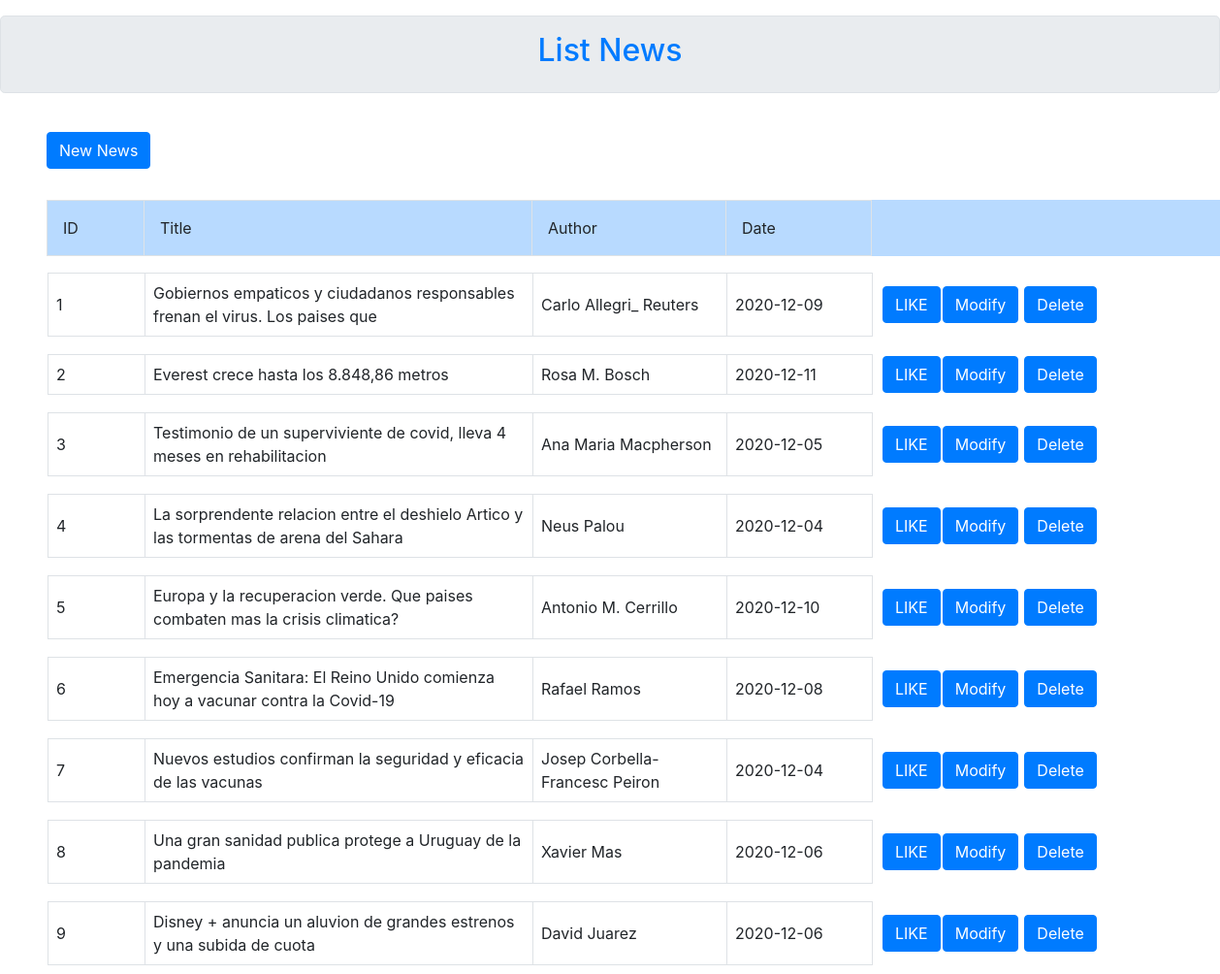
The app's page /list_news.php with its own data.
### tables this page shows
CREATE TABLE `LIST_NEWS` (
  `ID` int(10) NOT NULL,
  `TITLE` varchar(100) NOT NULL,
  `CONTENT` varchar(300) NOT NULL,
  `AUTHOR` varchar(100) NOT NULL,
  `DATE` date NOT NULL,
  `LIKES` int(100) NOT NULL
);

### list_news.php (the view, shortened to what this page needs)
<!DOCTYPE html>
<html lang="en">
<head>
    <link rel="stylesheet" href="https://stackpath.bootstrapcdn.com/bootstrap/4.5.2/css/bootstrap.min.css"
>
</head>
<body>
    <div class="jumbotron text-center p-3 my-3 border">
        <h2 class="text-primary">List News</h2>
    </div>
    <br>
    <form role="form" method="post" action="form_news.php">
        <button name ="id" type="submit" class="btn btn-primary ml-5 mb-4">New News</button>
    </form>
    <?php
    $conn=create_connection();
    $result =mysqli_query($conn, " SELECT*FROM LIST_NEWS; ");
    if(!$result){
        echo "Error query:" . mysqli_error($conn);
    }else{?>
    <table class="table table-primary d-flex align-content-start my-2 ml-5 ">
        <tr>
            <td class="p-3 border" width="100">ID</td>
            <td class="p-3 border" width="400">Title</td>
            <td class="p-3 border" width="200">Author</td>
            <td class="p-3 border" width="150" >Date</td>
        </tr>
    </table>
    <?php
  while($row=$result->fetch_assoc()){?>
    <table>
        <tr>
            <td>
                <table class="d-flex align-content-around my-2 pl-5 pr-2">
                    <tr>
                        <td class="p-2 border" width="100"><?php echo $row["ID"]?></td>
                        <td class="p-2 border" width="400"><?php echo $row["TITLE"]?></td>
                        <td class="p-2 border" width="200"><?php echo $row["AUTHOR"]?></td>
                        <td class="p-2 border" width="150"><?php echo $row["DATE"]?></td>
                    </tr>
                </table>
                <td>
                <form method="post" action="form_news.php">
                    <button name ="action" value="like" type="submit" value="<?php echo $row ['LIKE']?>"
                        class="btn btn-primary my-1">LIKE</button>
                </form>
            </td>
            <td>
                <form method="post" action="form_news.php">
                    <button name ="action" value="modify" type="submit" class="btn btn-primary my-1">Modify</button>
                </form>
            </td>
            <td>
                <form method="post" action="form_news.php">
                    <button name="action" value ="delete" type="submit" class="btn btn-primary my-1 mx-1">Delete</button>
                </form>
            </td>
        </tr>
    </table>
    <?php
  }
}
?>
</body>
</html>

### records on screen
list_news: ID "1", TITLE "Gobiernos empaticos y ciudadanos responsables frenan el virus. Los paises que", AUTHOR "Carlo Allegri_ Reuters", DATE "2020-12-09"
list_news: ID "2", TITLE "Everest crece hasta los 8.848,86 metros", AUTHOR "Rosa M. Bosch", DATE "2020-12-11"
list_news: ID "3", TITLE "Testimonio de un superviviente de covid, lleva 4 meses en rehabilitacion", AUTHOR "Ana Maria Macpherson", DATE "2020-12-05"
list_news: ID "4", TITLE "La sorprendente relacion entre el deshielo Artico y las tormentas de arena del Sahara", AUTHOR "Neus Palou", DATE "2020-12-04"
list_news: ID "5", TITLE "Europa y la recuperacion verde. Que paises combaten mas la crisis climatica?", AUTHOR "Antonio M. Cerrillo", DATE "2020-12-10"
list_news: ID "6", TITLE "Emergencia Sanitara: El Reino Unido comienza hoy a vacunar contra la Covid-19", AUTHOR "Rafael Ramos", DATE "2020-12-08"
list_news: ID "7", TITLE "Nuevos estudios confirman la seguridad y eficacia de las vacunas", AUTHOR "Josep Corbella-Francesc Peiron", DATE "2020-12-04"
list_news: ID "8", TITLE "Una gran sanidad publica protege a Uruguay de la pandemia", AUTHOR "Xavier Mas", DATE "2020-12-06"
list_news: ID "9", TITLE "Disney + anuncia un aluvion de grandes estrenos y una subida de cuota", AUTHOR "David Juarez", DATE "2020-12-06"
